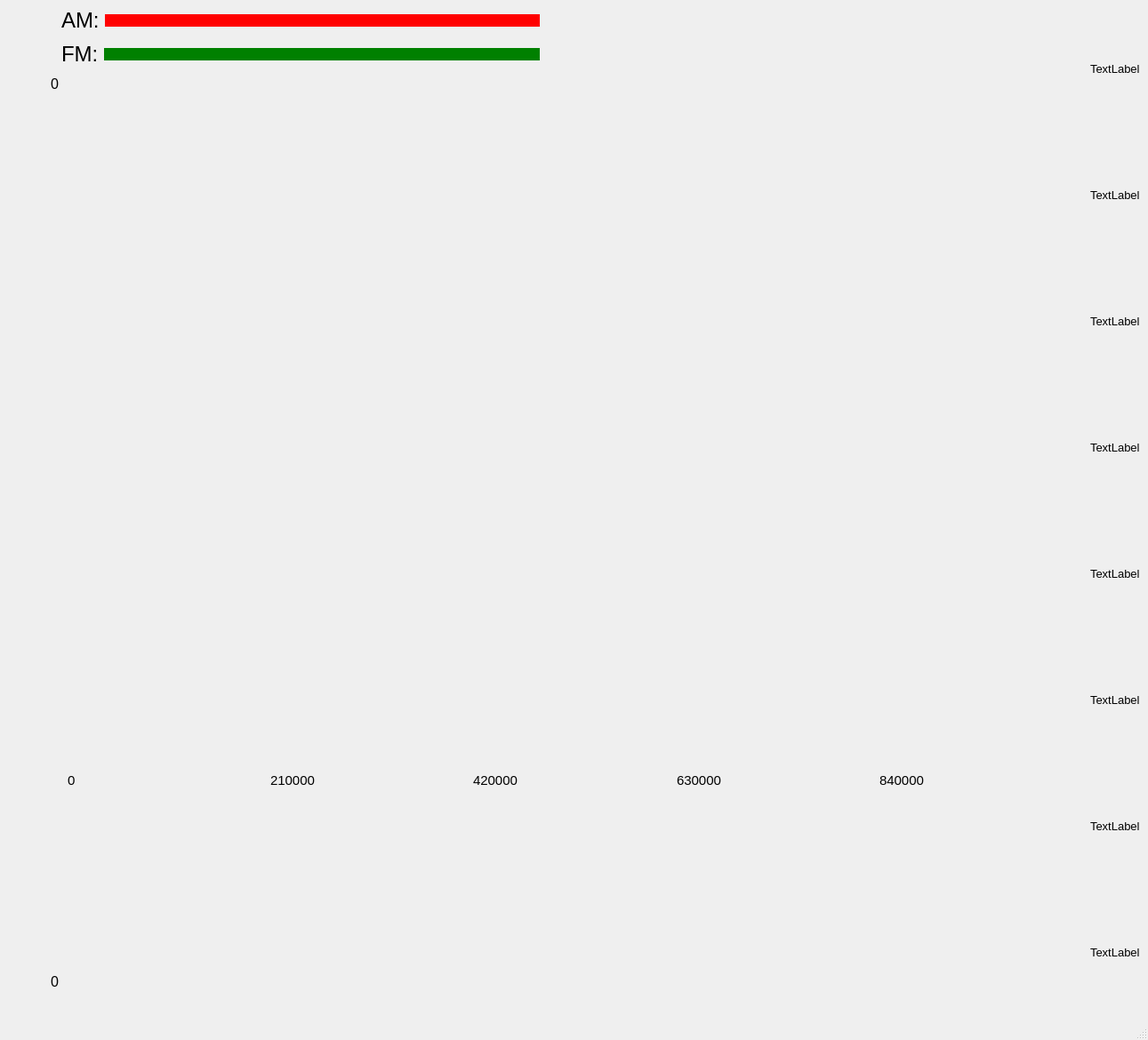
<?xml version="1.0" encoding="UTF-8"?>
<ui version="4.0">
 <class>MainWindow</class>
 <widget class="QMainWindow" name="MainWindow">
  <property name="geometry">
   <rect>
    <x>0</x>
    <y>0</y>
    <width>1291</width>
    <height>1170</height>
   </rect>
  </property>
  <property name="sizePolicy">
   <sizepolicy hsizetype="Preferred" vsizetype="Preferred">
    <horstretch>0</horstretch>
    <verstretch>0</verstretch>
   </sizepolicy>
  </property>
  <property name="focusPolicy">
   <enum>Qt::NoFocus</enum>
  </property>
  <property name="windowTitle">
   <string>MainWindow</string>
  </property>
  <widget class="QWidget" name="centralwidget">
   <layout class="QHBoxLayout" name="horizontalLayout_7">
    <item>
     <layout class="QHBoxLayout" name="horizontalLayout_6">
      <item>
       <layout class="QVBoxLayout" name="verticalLayout_4" stretch="0,0,0">
        <property name="spacing">
         <number>10</number>
        </property>
        <item>
         <layout class="QHBoxLayout" name="horizontalLayout_4" stretch="0,2">
          <property name="spacing">
           <number>6</number>
          </property>
          <property name="leftMargin">
           <number>60</number>
          </property>
          <property name="rightMargin">
           <number>600</number>
          </property>
          <property name="bottomMargin">
           <number>0</number>
          </property>
          <item>
           <widget class="QLabel" name="label_21">
            <property name="font">
             <font>
              <pointsize>18</pointsize>
             </font>
            </property>
            <property name="text">
             <string>AM:</string>
            </property>
           </widget>
          </item>
          <item>
           <widget class="QPushButton" name="pushButton_2">
            <property name="enabled">
             <bool>false</bool>
            </property>
            <property name="styleSheet">
             <string notr="true">background-color:red; border: none;</string>
            </property>
            <property name="text">
             <string/>
            </property>
           </widget>
          </item>
         </layout>
        </item>
        <item>
         <layout class="QHBoxLayout" name="horizontalLayout_5" stretch="0,2">
          <property name="spacing">
           <number>6</number>
          </property>
          <property name="leftMargin">
           <number>60</number>
          </property>
          <property name="rightMargin">
           <number>600</number>
          </property>
          <item>
           <widget class="QLabel" name="label_20">
            <property name="font">
             <font>
              <pointsize>18</pointsize>
             </font>
            </property>
            <property name="text">
             <string>FM:</string>
            </property>
           </widget>
          </item>
          <item>
           <widget class="QPushButton" name="pushButton">
            <property name="enabled">
             <bool>false</bool>
            </property>
            <property name="styleSheet">
             <string notr="true">background-color:green; border: none;</string>
            </property>
            <property name="text">
             <string/>
            </property>
           </widget>
          </item>
         </layout>
        </item>
        <item>
         <layout class="QHBoxLayout" name="horizontalLayout_2" stretch="2,40">
          <item>
           <layout class="QVBoxLayout" name="verticalLayout_2" stretch="2,1,0">
            <property name="topMargin">
             <number>0</number>
            </property>
            <property name="bottomMargin">
             <number>25</number>
            </property>
            <item>
             <widget class="QLabel" name="label_6">
              <property name="font">
               <font>
                <pointsize>12</pointsize>
               </font>
              </property>
              <property name="layoutDirection">
               <enum>Qt::RightToLeft</enum>
              </property>
              <property name="text">
               <string>0</string>
              </property>
              <property name="alignment">
               <set>Qt::AlignRight|Qt::AlignTop|Qt::AlignTrailing</set>
              </property>
             </widget>
            </item>
            <item>
             <widget class="QLabel" name="label_10">
              <property name="font">
               <font>
                <pointsize>12</pointsize>
               </font>
              </property>
              <property name="layoutDirection">
               <enum>Qt::RightToLeft</enum>
              </property>
              <property name="text">
               <string>0</string>
              </property>
              <property name="alignment">
               <set>Qt::AlignBottom|Qt::AlignRight|Qt::AlignTrailing</set>
              </property>
             </widget>
            </item>
            <item>
             <spacer name="verticalSpacer">
              <property name="orientation">
               <enum>Qt::Vertical</enum>
              </property>
              <property name="sizeHint" stdset="0">
               <size>
                <width>20</width>
                <height>0</height>
               </size>
              </property>
             </spacer>
            </item>
           </layout>
          </item>
          <item>
           <layout class="QVBoxLayout" name="verticalLayout" stretch="0,0">
            <item>
             <widget class="QLabel" name="spectro">
              <property name="text">
               <string/>
              </property>
              <property name="pixmap">
               <pixmap>../../Downloads/waiting_spectro.png</pixmap>
              </property>
              <property name="scaledContents">
               <bool>true</bool>
              </property>
             </widget>
            </item>
            <item>
             <layout class="QHBoxLayout" name="horizontalLayout" stretch="0,0,0,0,0">
              <item>
               <widget class="QLabel" name="label">
                <property name="font">
                 <font>
                  <pointsize>11</pointsize>
                 </font>
                </property>
                <property name="text">
                 <string>0</string>
                </property>
               </widget>
              </item>
              <item>
               <widget class="QLabel" name="label_2">
                <property name="font">
                 <font>
                  <pointsize>11</pointsize>
                 </font>
                </property>
                <property name="text">
                 <string>210000</string>
                </property>
               </widget>
              </item>
              <item>
               <widget class="QLabel" name="label_3">
                <property name="font">
                 <font>
                  <pointsize>11</pointsize>
                 </font>
                </property>
                <property name="text">
                 <string>420000</string>
                </property>
               </widget>
              </item>
              <item>
               <widget class="QLabel" name="label_4">
                <property name="font">
                 <font>
                  <pointsize>11</pointsize>
                 </font>
                </property>
                <property name="text">
                 <string>630000</string>
                </property>
               </widget>
              </item>
              <item>
               <widget class="QLabel" name="label_5">
                <property name="font">
                 <font>
                  <pointsize>11</pointsize>
                 </font>
                </property>
                <property name="text">
                 <string>840000</string>
                </property>
               </widget>
              </item>
             </layout>
            </item>
           </layout>
          </item>
         </layout>
        </item>
       </layout>
      </item>
      <item>
       <layout class="QHBoxLayout" name="horizontalLayout_3">
        <item>
         <widget class="QLabel" name="label_11">
          <property name="text">
           <string/>
          </property>
          <property name="pixmap">
           <pixmap>../../Downloads/colorbar.jpg</pixmap>
          </property>
          <property name="scaledContents">
           <bool>true</bool>
          </property>
         </widget>
        </item>
        <item>
         <layout class="QVBoxLayout" name="verticalLayout_3">
          <item>
           <widget class="QLabel" name="colorbar_label1">
            <property name="font">
             <font>
              <pointsize>10</pointsize>
             </font>
            </property>
            <property name="text">
             <string>TextLabel</string>
            </property>
           </widget>
          </item>
          <item>
           <widget class="QLabel" name="colorbar_label2">
            <property name="font">
             <font>
              <pointsize>10</pointsize>
             </font>
            </property>
            <property name="text">
             <string>TextLabel</string>
            </property>
           </widget>
          </item>
          <item>
           <widget class="QLabel" name="colorbar_label3">
            <property name="font">
             <font>
              <pointsize>10</pointsize>
             </font>
            </property>
            <property name="text">
             <string>TextLabel</string>
            </property>
           </widget>
          </item>
          <item>
           <widget class="QLabel" name="colorbar_label4">
            <property name="font">
             <font>
              <pointsize>10</pointsize>
             </font>
            </property>
            <property name="text">
             <string>TextLabel</string>
            </property>
           </widget>
          </item>
          <item>
           <widget class="QLabel" name="colorbar_label5">
            <property name="font">
             <font>
              <pointsize>10</pointsize>
             </font>
            </property>
            <property name="text">
             <string>TextLabel</string>
            </property>
           </widget>
          </item>
          <item>
           <widget class="QLabel" name="colorbar_label6">
            <property name="font">
             <font>
              <pointsize>10</pointsize>
             </font>
            </property>
            <property name="text">
             <string>TextLabel</string>
            </property>
           </widget>
          </item>
          <item>
           <widget class="QLabel" name="colorbar_label7">
            <property name="font">
             <font>
              <pointsize>10</pointsize>
             </font>
            </property>
            <property name="text">
             <string>TextLabel</string>
            </property>
           </widget>
          </item>
          <item>
           <widget class="QLabel" name="colorbar_label8">
            <property name="font">
             <font>
              <pointsize>10</pointsize>
             </font>
            </property>
            <property name="text">
             <string>TextLabel</string>
            </property>
           </widget>
          </item>
         </layout>
        </item>
       </layout>
      </item>
     </layout>
    </item>
   </layout>
  </widget>
  <widget class="QMenuBar" name="menubar">
   <property name="geometry">
    <rect>
     <x>0</x>
     <y>0</y>
     <width>1291</width>
     <height>21</height>
    </rect>
   </property>
  </widget>
  <widget class="QStatusBar" name="statusbar"/>
 </widget>
 <resources/>
 <connections/>
</ui>
